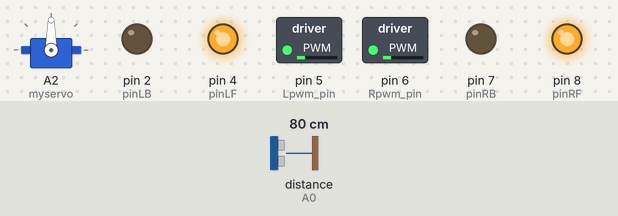
The sketch below on a simulated Arduino Uno, built with avr-gcc and run on an emulated ATmega328P. Shown: servo, switched loads named in the sketch (green lamp = pin HIGH), output pins drawn as LEDs (lit = HIGH). Wiring (inferred from the names in the program): ultrasonic range finder: trigger A1; echo A0. Dashed ring = blinking. The inputs (shaded band) are chosen by the test bench; at power-on: distance to the obstacle (sensor on A0) 80 cm. The echo pulse lasts 58.3 µs per cm; pins used as bus, display or sensor lines are not drawn.

Above: at 1.2 s.
1.3 s: distance to the obstacle (sensor on A0) set to 22 cm
2.8 s: distance to the obstacle (sensor on A0) set to 19 cm
At 4.9 s:
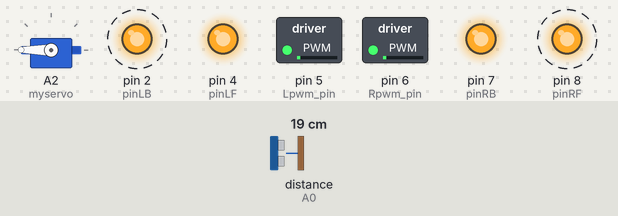
5.8 s: distance to the obstacle (sensor on A0) set to 35 cm
At 7.2 s:
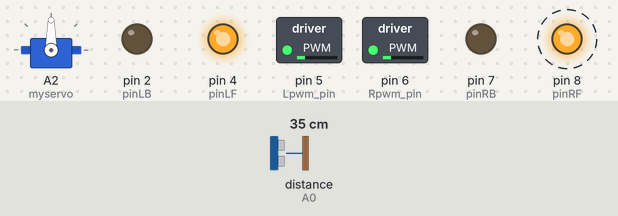
7.5 s: distance to the obstacle (sensor on A0) set to 2 cm
At 10.3 s:
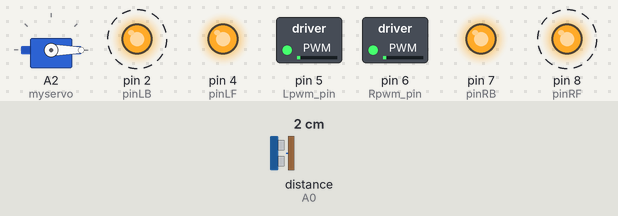
Timing chart, 0 to 11.5 s (numbered marks = the images above; inputs shaded):
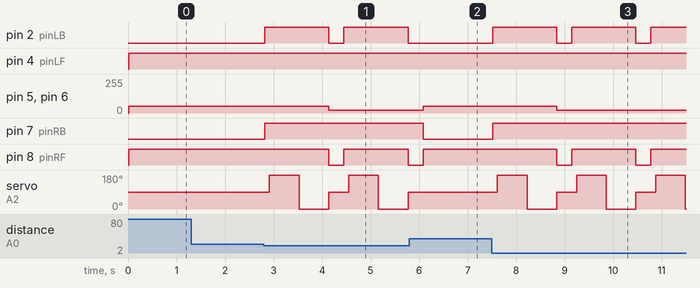

The sketch:

Obstacle_Avoidance_Robot_Car.ino
```cpp
//ProfHacks 2024 - Matthew Garcillano; Victor Martinez

#include <Servo.h>
#include <Servo.h>
#include <IRremote.h>

Servo myservo;
int Echo_Pin=A0;  // ultrasonic module   ECHO to A0
int Trig_Pin=A1;  // ultrasonic module  TRIG to A1
#define Lpwm_pin  5     //pin of controlling speed---- ENA of motor driver board
#define Rpwm_pin  6    //pin of controlling speed---- ENB of motor driver board

int pinLB=2;             //pin of controlling turning---- IN1 of motor driver board
int pinLF=4;             //pin of controlling turning---- IN2 of motor driver board
int pinRB=7;            //pin of controlling turning---- IN3 of motor driver board
int pinRF=8;            //pin of controlling turning---- IN4 of motor driver board
volatile int D_mix;
volatile int D_mid;
volatile int D_max;
volatile int Front_Distance;
volatile int Left_Distance;
volatile int Right_Distance;
volatile int Right_IR_Value;
volatile int Left_IR_Value;

float checkdistance() {
  digitalWrite(Trig_Pin, LOW);
  delayMicroseconds(2);
  digitalWrite(Trig_Pin, HIGH);
  delayMicroseconds(10);
  digitalWrite(Trig_Pin, LOW);
  float distance = pulseIn(Echo_Pin, HIGH) / 58.00;
  delay(10);
  return distance;
}

void Detect_Left_and_Right__distance() {
  myservo.write(180);
  delay(400);
  Left_Distance = checkdistance();
  delay(600);
  Serial.print("Left_Distance:");
  Serial.println(Left_Distance);
  myservo.write(0);
  delay(400);
  Right_Distance = checkdistance();
  delay(600);
  Serial.print("Right_Distance:");
  Serial.println(Right_Distance);
  myservo.write(90);
}

void Ultrasonic_obstacle_avoidance()
{
  Front_Distance=checkdistance(); //obtain the value detected by ultrasonic sensor
  if((Front_Distance < 20)&&(Front_Distance > 0))//if the distance is greater than 0 and less than 20
{
    stopp();//stop
    delay(100);
    myservo.write(180);
    delay(500);
    Left_Distance=checkdistance();//measure the distance
    delay(100);
    myservo.write(0);
    delay(500);
    Right_Distance=checkdistance();//measure the distance
    delay(100);
if(Left_Distance > Right_Distance)//if distance a1 is greater than a2
    {
      rotate_left(20);//turn left
      myservo.write(90);
      delay(300);
    }
    else //if the right distance is greater than the left
    {
      rotate_right(20);// turn right
      myservo.write(90);
      delay(300);
    }
  }
  else//otherwise
  {
    go_forward(50);//go forward
    IR_Control();
  }
}


void Obstacle_Avoidance_Main()
{
  Ultrasonic_obstacle_avoidance();
}


void setup(){
  myservo.attach(A2);
  Serial.begin(9600);
  D_mix = 10;
  D_mid = 20;
  D_max = 100;
  Front_Distance = 0;
  Left_Distance = 0;
  Right_Distance = 0;
  myservo.write(90);
  pinMode(Echo_Pin, INPUT);
  pinMode(Trig_Pin, OUTPUT);
  pinMode(pinLB,OUTPUT); // /pin 2
  pinMode(pinLF,OUTPUT); // pin 4
  pinMode(pinRB,OUTPUT); // pin 7
  pinMode(pinRF,OUTPUT);  // pin 8
  pinMode(Lpwm_pin,OUTPUT);  // pin 5 (PWM)
  pinMode(Rpwm_pin,OUTPUT);  // pin 6(PWM)
}

void loop(){
  Obstacle_Avoidance_Main();

}


void go_backward(unsigned char speed_val)    // speed_val：0~255
    {digitalWrite(pinRB,HIGH);
     digitalWrite(pinRF,LOW);
     digitalWrite(pinLB,HIGH);
     digitalWrite(pinLF,LOW);
     analogWrite(Lpwm_pin,speed_val);
     analogWrite(Rpwm_pin,speed_val);


    }

void go_forward(unsigned char speed_val)    // speed_val：0~255
    {
     digitalWrite(pinRB,LOW);
     digitalWrite(pinRF,HIGH);
     digitalWrite(pinLB,LOW);
     digitalWrite(pinLF,HIGH);
     analogWrite(Lpwm_pin,speed_val);
     analogWrite(Rpwm_pin,speed_val);
    }

void rotate_right(unsigned char speed_val)        // speed_val：0~255
    {digitalWrite(pinRB,HIGH);
     digitalWrite(pinRF,LOW );
     digitalWrite(pinLB,LOW);
     digitalWrite(pinLF,HIGH);
     analogWrite(Lpwm_pin,speed_val);
     analogWrite(Rpwm_pin,speed_val);


    }
void rotate_left(unsigned char speed_val)    // speed_val：0~255
    {
      digitalWrite(pinRB,LOW);
     digitalWrite(pinRF,HIGH);
     digitalWrite(pinLB,HIGH);
     digitalWrite(pinLF,LOW);
     analogWrite(Lpwm_pin,speed_val);
     analogWrite(Rpwm_pin,speed_val);

    }
void stopp()        //stop
    {
     digitalWrite(pinRB,HIGH);
     digitalWrite(pinRF,HIGH);
     digitalWrite(pinLB,HIGH);
     digitalWrite(pinLF,HIGH);
    }

#define IR_Stop    0x00ff02fd

int RECV_PIN = 12;
IRrecv irrecv(RECV_PIN);
decode_results results;

void IR_Control(void)
{
   unsigned long Key;
   if(irrecv.decode(&results)) //judging if serial port receives data
 {
     Key = results.value;
    switch(Key)
     {
       case IR_Stop:stopp();   //stop
       break;
       default:
       break;
     }
     irrecv.resume(); // Receive the next value
  }

}
```

Measured:
- the behaviour switches between 21 and 20 cm on distance to the obstacle (sensor on A0) (found by bisection; images 0 and 1)
- after the input at 1.3 s, every drawn part: stays the same
- after the input at 2.8 s, pin 2 (pinLB): alternates HIGH for 1.3 s and LOW for 0.31 s, starting at once; pin 5 (Lpwm_pin): 50/255 → 20/255 after 1.3 s
- after the input at 5.8 s, pin 2 (pinLB): stays LOW (without the input it goes to HIGH after 0.28 s); pin 5 (Lpwm_pin), pin 6 (Rpwm_pin): 20/255 → 50/255 after 0.28 s; pin 7 (pinRB): HIGH → LOW after 0.28 s; servo on A2 (myservo): stays 90° (without the input it goes to 180° after 0.38 s)
- after the input at 7.5 s, pin 2 (pinLB): alternates HIGH for 1.3 s and LOW for 0.31 s, starting at once; pin 5 (Lpwm_pin): 50/255 → 20/255 after 1.3 s
